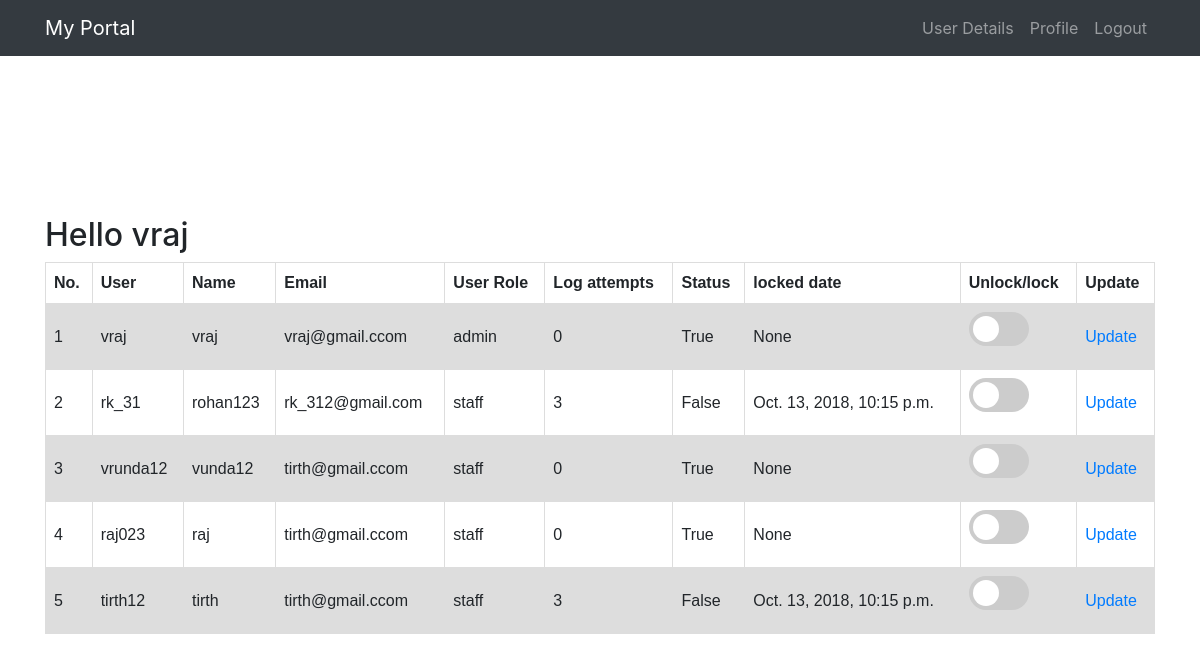
The app's page /my_view/user_details/ (signed in) with its own data.
### user_authentication/models.py (models this page shows, shortened)
class User(AbstractUser):
    user_role = models.ForeignKey(UserRole,to_field='user_role_id', default=2)
    login_attempts = models.PositiveSmallIntegerField(default=0)
    account_locked_dt = models.DateTimeField(null=True,blank=True)

class UserRole(models.Model):
    user_role_id = models.PositiveSmallIntegerField(primary_key=True)
    user_role_name = models.CharField(max_length=32)
    user_role_description = models.CharField(max_length=255,null=True,blank=True)
    def __str__(self):
        return self.user_role_name

### my_view/views.py (the view)
class UserListView(LoginRequiredMixin, ListView):
    context_object_name = 'user_list'
    template_name = 'users_list.html'
    def get_queryset(self):
        return User.objects.all()

### my_view/templates/users_list.html (shortened to what this page needs)
{% extends 'base.html'%}
{% load staticfiles %}
{% block link %}
<link rel="stylesheet" type="text/css" href="{% static 'css/toggled_switch.css' %}">
<link rel="stylesheet" type="text/css" href="{% static 'css/user_list.css' %}">
{% endblock %}
{% block content %}
<div class="container" style="margin-top: 10rem;">
    <h2>Hello {{user.username}}</h2>
    <table>
        <tr>
            <th>No.</th>
            <th>User</th>
            <th>Name</th>
            <th>Email</th>
            <th>User Role</th>
            <th>Log attempts</th>
            <th>Status</th>
            <th>locked date</th>
            <th>Unlock/lock</th>
            <th>Update</th>
        </tr>
        {% for user in user_list %}
        <tr>
            <td>{{user.id}}</td>
            <td>{{user.username}}</td>
            <td>{{user.first_name}}</td>
            <td>{{user.email}}</td>
            <td>{{user.user_role}}</td>
            <td>{{user.login_attempts}}</td>
            <td>{{user.is_active}}</td>
            <td>{{user.account_locked_dt}}</td>
            <td><label class="switch">
                <span class="slider round"></span>
            </label></td>
            <td><a href="{% url 'user_update' pk=user.id %}">Update</a></td>
        </tr>
        {% endfor %}
    </table>
</div>
{% endblock %}

### templates/base.html (shortened to what this page needs)
<!DOCTYPE html>
{% load static %}
<html lang="en">
<head>
    {% block link %}
    {% endblock %}
    <link rel="stylesheet" href="https://maxcdn.bootstrapcdn.com/bootstrap/4.0.0/css/bootstrap.min.css"
>
</head>
<body>
<nav class="navbar navbar-expand-lg navbar-dark bg-dark static-top">
    <div class="container">
        {% if user.is_authenticated %}
        <a class="navbar-brand" href="#">My Portal</a>
        <div class="collapse navbar-collapse" id="navbarResponsive">
            <ul class="navbar-nav ml-auto">
                {%if user.is_superuser %}
                <li class="nav-item">
                    <a class="nav-link" href="{% url 'user_list' %}">User Details
                    </a>
                </li>
                {% else %}
                <li class="nav-item">
                    <a class="nav-link" href="{% url 'dashboard' %}">Home</a>
                </li>
                {% endif %}
                <li class="nav-item">
                    <a class="nav-link" href="# ">Profile</a>
                </li>
                <li class="nav-item">
                    <a class="nav-link" href="{% url 'logout'%}">Logout</a>
                </li>
            </ul>
        </div>
    </div>
</nav>
{% endif%}
{% block content %}
{% endblock %}
</body>
</html>

### my_view/static/css/toggled_switch.css (style rules this page uses)
.switch { position: relative; display: inline-block; width: 60px; height: 34px; }
.slider { position: absolute; cursor: pointer; top: 0; left: 0; right: 0; bottom: 0; background-color: #ccc; -webkit-transition: .4s; transition: .4s; }
.slider:before { position: absolute; content: ""; height: 26px; width: 26px; left: 4px; bottom: 4px; background-color: white; -webkit-transition: .4s; transition: .4s; }
.slider.round { border-radius: 34px; }
.slider.round:before { border-radius: 50%; }

### my_view/static/css/user_list.css (style rules this page uses)
table { font-family: arial, sans-serif; border-collapse: collapse; width: 100%; }
td, th { border: 1px solid #dddddd; text-align: left; padding: 8px; }
tr:nth-child(even) { background-color: #dddddd; }

### records on screen
User: username "vraj", id "1", first_name "vraj", email "vraj@gmail.ccom", user_role "admin", login_attempts "0", is_active "True", account_locked_dt "None"
User: id "2", username "rk_31", first_name "rohan123", email "rk_312@gmail.com", user_role "staff", login_attempts "3", is_active "False", account_locked_dt "Oct. 13, 2018, 10:15 p.m."
User: id "3", username "vrunda12", first_name "vunda12", email "tirth@gmail.ccom", user_role "staff", login_attempts "0", is_active "True", account_locked_dt "None"
User: id "4", username "raj023", first_name "raj", email "tirth@gmail.ccom", user_role "staff", login_attempts "0", is_active "True", account_locked_dt "None"
User: id "5", username "tirth12", first_name "tirth", email "tirth@gmail.ccom", user_role "staff", login_attempts "3", is_active "False", account_locked_dt "Oct. 13, 2018, 10:15 p.m."
